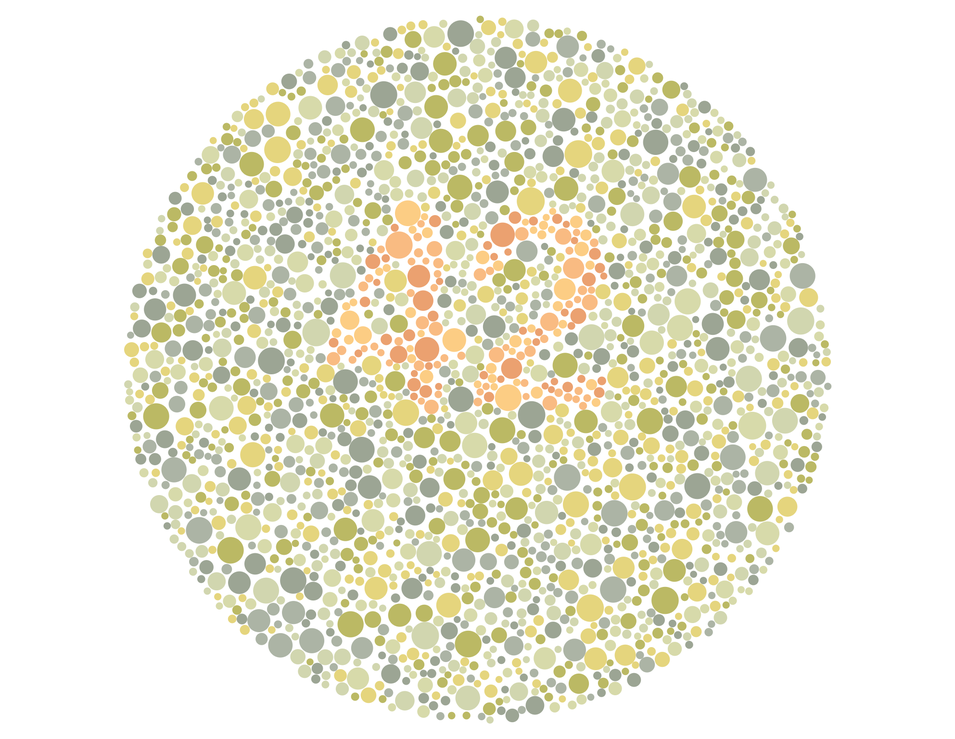
%> input picture Annee_1/Semestre_6/Analyse_de_donnees_et_Calcul_Scientifique/TP1_Analyse_de_Donnees/ishihara-0.png, 955 x 739 px, shrunk from 1985 x 1536 before the run
$ octave exercice_2.m   (GNU Octave 9; MATLAB toolbox functions it lacks are replaced by stand-ins)
%> lines starting %> are read from the running program, lines starting %| are printed output that depends on the picture
clear;
close all;
taille_ecran = get(0,'ScreenSize');
L = taille_ecran(3);
H = taille_ecran(4);
figure('Name','Separation des canaux RVB','Position',[0,0,0.67*L,0.67*H]);
figure('Name','Nuage de pixels dans le repere RVB','Position',[0.67*L,0,0.33*L,0.45*H]);

% Lecture et affichage d'une image RVB :
I = imread('ishihara-0.png');
%> I is the input picture: size 739x955x3 uint8; mean R, G, B 236, 234.8, 217.5
figure(1);				% Premiere fenetre d'affichage
subplot(2,2,1);				% La fenetre comporte 2 lignes et 2 colonnes
imagesc(I);
axis off;
axis equal;
title('Image RVB','FontSize',20);

% Decoupage de l'image en trois canaux et conversion en doubles :
R = double(I(:,:,1));
V = double(I(:,:,2));
B = double(I(:,:,3));
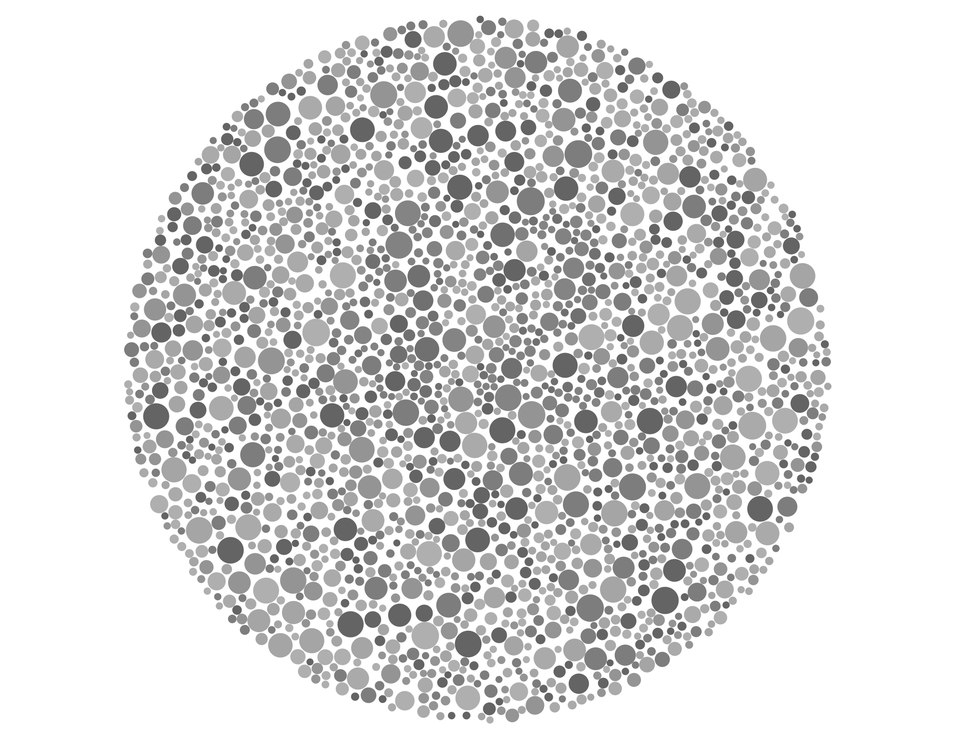
%> B: size 739x955 double; min 83, max 255, mean 217.5

% Affichage du canal R :
colormap gray;				% Pour afficher les images en niveaux de gris
subplot(2,2,2);
imagesc(R);
axis off;
axis equal;
title('Canal R','FontSize',20);

% Affichage du canal V :
subplot(2,2,3);
imagesc(V);
axis off;
axis equal;
title('Canal V','FontSize',20);

% Affichage du canal B :
subplot(2,2,4);
imagesc(B);
axis off;
axis equal;
title('Canal B','FontSize',20);

% Affichage du nuage de pixels dans le repere RVB :
figure(2);				% Deuxieme fenetre d'affichage
plot3(R,V,B,'b.');
axis equal;
xlabel('R');
ylabel('V');
zlabel('B');
rotate3d;
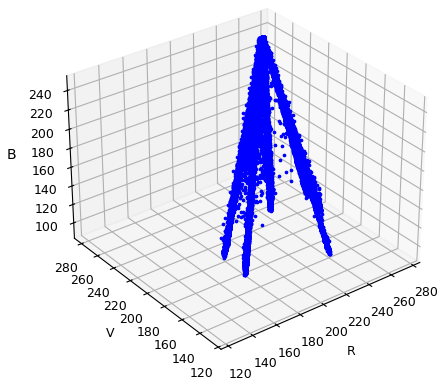
%> figure redrawn from the program's plot data

% Matrice des donnees :
X = [R(:),V(:),B(:)];			% Les trois canaux sont vectorises et concatenes
[l, c] = size(X);
%> l = 705745; c = 3

% Centrer la matrice des données :
Xc = X - mean(X,1);

% Matrice de variance/covariance :
Sigma = (1/l) * Xc' * Xc;
%> Sigma = [911.4 843.5 1295.1; 843.5 883.6 1450.7; 1295.1 1450.7 2836.9]

% Coefficients de correlation lineaire :
rRV = Sigma(1,2)/sqrt(Sigma(1,1) * Sigma(2,2));
%> rRV = 0.94
rRB = Sigma(1,3)/sqrt(Sigma(1,1) * Sigma(3,3));
%> rRB = 0.805
rBV = Sigma(2,3)/sqrt(Sigma(2,2) * Sigma(3,3));
%> rBV = 0.916

% Proportions de contraste :
cR = Sigma(1,1)/(Sigma(1,1) + Sigma(2,2) + Sigma(3,3));
%> cR = 0.197
cV = Sigma(2,2)/(Sigma(1,1) + Sigma(2,2) + Sigma(3,3));
%> cV = 0.191
cB = Sigma(3,3)/(Sigma(1,1) + Sigma(2,2) + Sigma(3,3));
%> cB = 0.612

%# Méthode ACP
% Calcul des valeurs-propres de Sigma
[W,D] = eig(Sigma);
%> W = [0.511 0.754 0.413; -0.837 0.326 0.44; 0.197 -0.57 0.797]; D = [27.91 0 0; 0 296.2 0; 0 0 4307.8]
[D, Indice] = sort(diag(D),'descend');
%> D = [4307.8; 296.2; 27.91]; Indice = [3; 2; 1]
D = D  .* eye(3);
%> D = [4307.8 0 0; 0 296.2 0; 0 0 27.91]
W = W(:,Indice);
%> W = [0.413 0.754 0.511; 0.44 0.326 -0.837; 0.797 -0.57 0.197]

% Calcul de la matrice des composantes principales
C = Xc * W;
C = reshape(C, size(I));
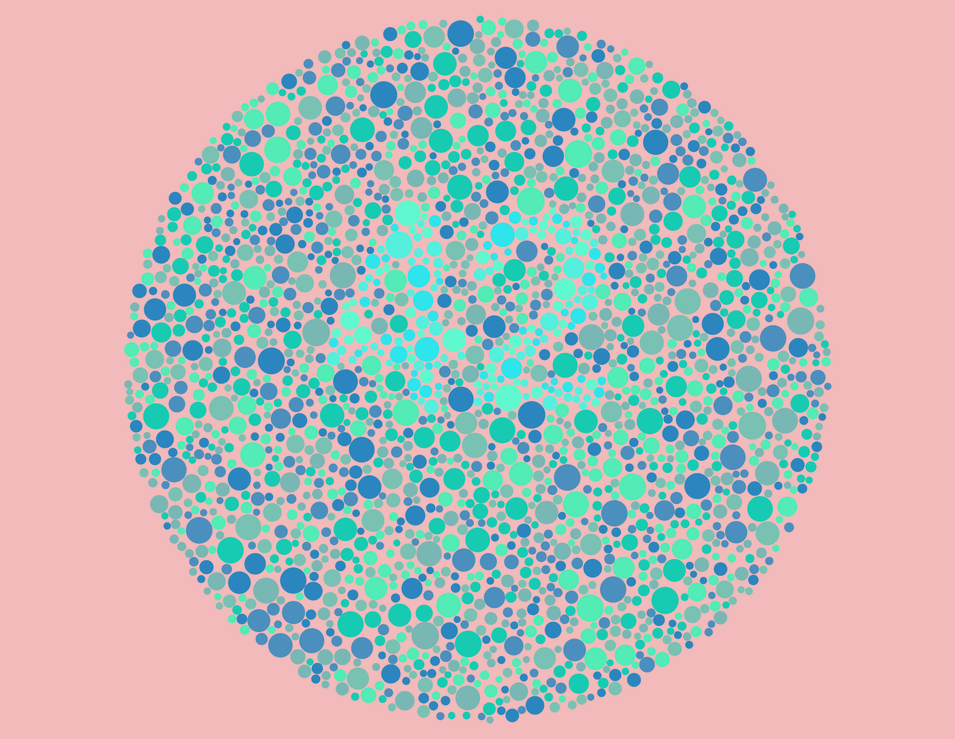
%> C: size 739x955x3 double; mean R, G, B 0, 0, 0; drawn with min black and max white

%# Corrélation
CR = C(:,:,1);
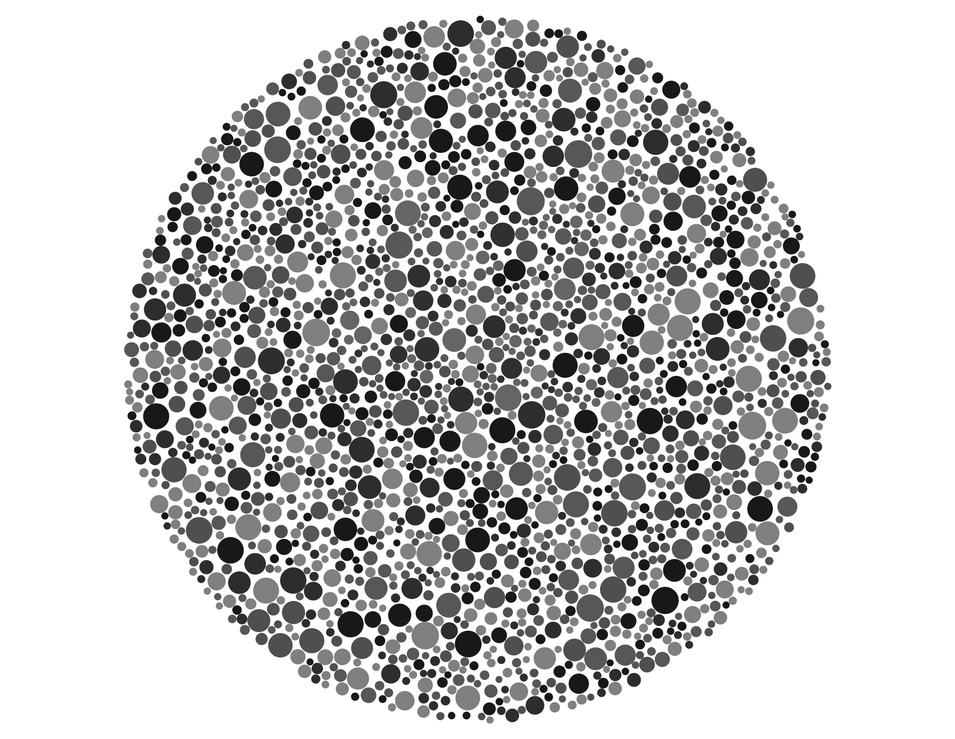
%> CR: size 739x955 double; min -155.4, max 46.65, mean 0; drawn with min black and max white
CV = C(:,:,2);
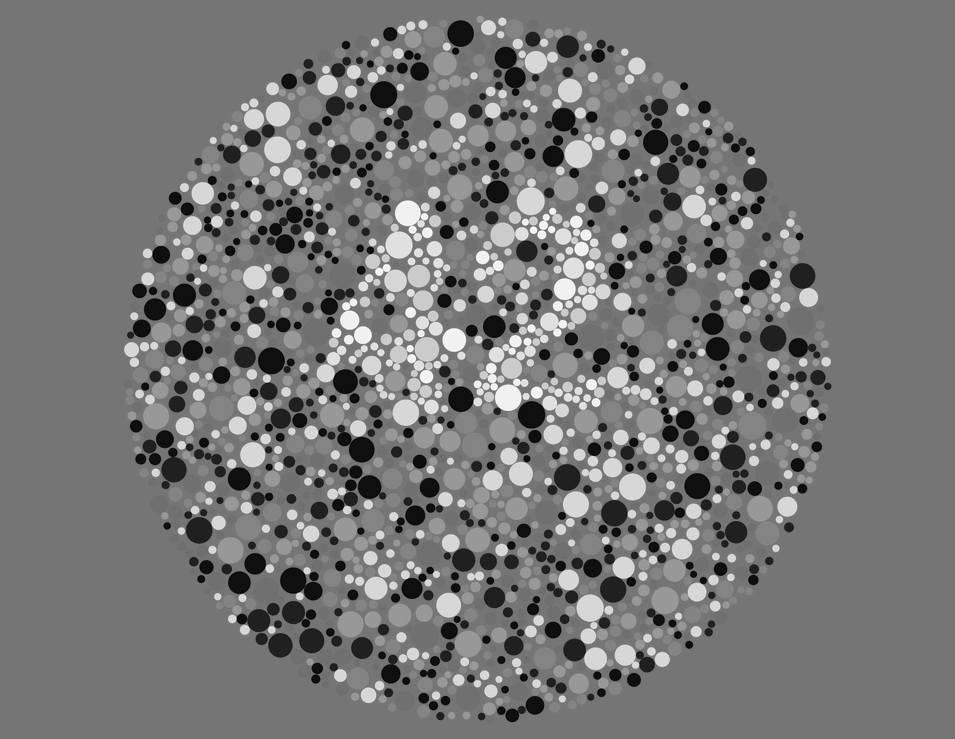
%> CV: size 739x955 double; min -49.76, max 56.91, mean 0; drawn with min black and max white
CB = C(:,:,3);
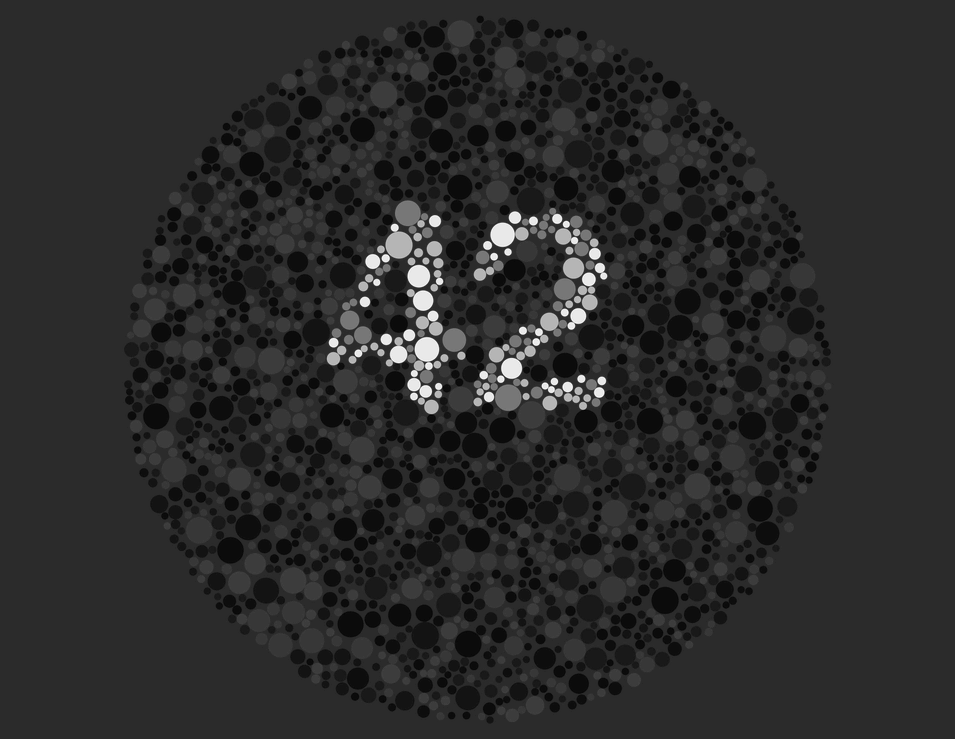
%> CB: size 739x955 double; min -8.99, max 44.92, mean 0; drawn with min black and max white

% Matrice des donnees :
X1 = [CR(:),CV(:),CB(:)];			% Les trois canaux sont vectorises et concatenes
[l, c] = size(X1);

% Centrer la matrice des données :
Xc1 = X1 - mean(X1,1);

% Matrice de variance/covariance :
Sigma1 = (1/l) * Xc1' * Xc1;
%> Sigma1 = [4307.8 -1.29e-08 2.08e-08; -1.29e-08 296.2 -7.63e-09; 2.08e-08 -7.63e-09 27.91]


% Coefficients de correlation lineaire :
rcRV = Sigma1(1,2)/sqrt(Sigma1(1,1) * Sigma1(2,2));
%> rcRV = -1.14e-11
rcRB = Sigma1(1,3)/sqrt(Sigma1(1,1) * Sigma1(3,3));
%> rcRB = 5.99e-11
rcBV = Sigma1(2,3)/sqrt(Sigma1(2,2) * Sigma1(3,3));
%> rcBV = -8.4e-11

% Proportions de contraste :
ccR = Sigma1(1,1)/(Sigma1(1,1) + Sigma1(2,2) + Sigma1(3,3));
%> ccR = 0.93
ccV = Sigma1(2,2)/(Sigma1(1,1) + Sigma1(2,2) + Sigma1(3,3));
%> ccV = 0.0639
ccB = Sigma1(3,3)/(Sigma1(1,1) + Sigma1(2,2) + Sigma1(3,3));
%> ccB = 0.00603

% Lecture et affichage d'une image ACP :
figure(3);				% Premiere fenetre d'affichage
subplot(2,2,1);				% La fenetre comporte 2 lignes et 2 colonnes
imagesc(C);
axis off;
axis equal;
title('Image ACP','FontSize',20);


% Affichage du canal R :
colormap gray;				% Pour afficher les images en niveaux de gris
subplot(2,2,2);
imagesc(CR);
axis off;
axis equal;
title('Canal R','FontSize',20);

% Affichage du canal V :
subplot(2,2,3);
imagesc(CV);
axis off;
axis equal;
title('Canal V','FontSize',20);

% Affichage du canal B :
subplot(2,2,4);
imagesc(CB);
axis off;
axis equal;
title('Canal B','FontSize',20);
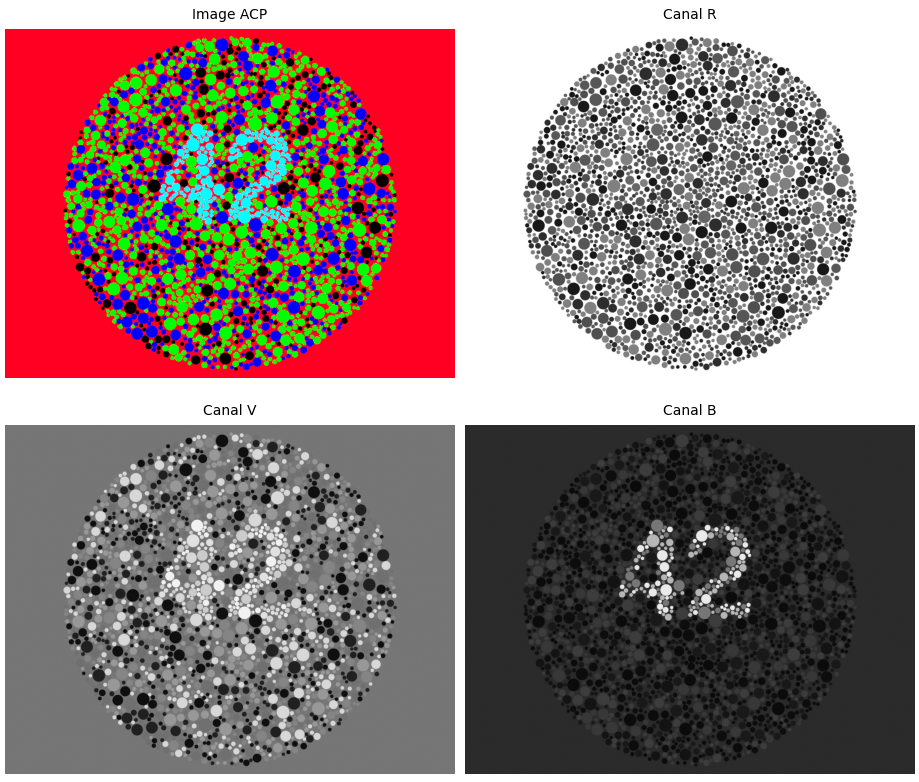
%> figure redrawn from the program's plot data, 4 panels
